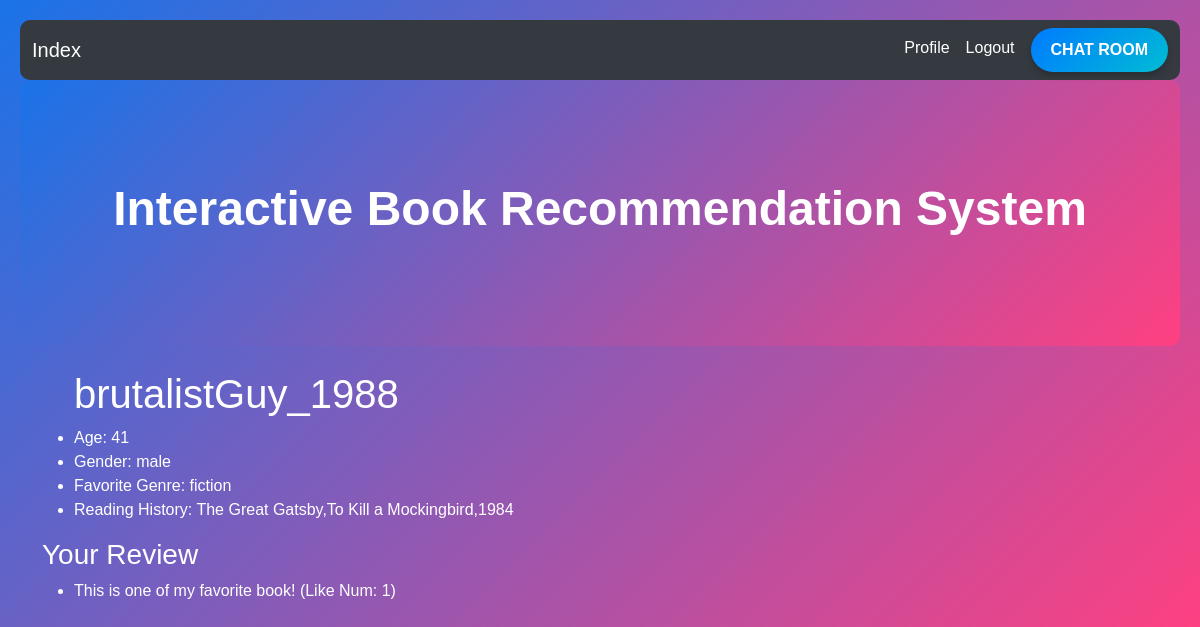
Screenshot of /profile (signed in) with the database file from the repository.
### tables this page shows
CREATE TABLE users (
    id INTEGER PRIMARY KEY AUTOINCREMENT,
    username TEXT UNIQUE NOT NULL,
    password TEXT NOT NULL,
    gender TEXT,
    age Integer,
    favorite_genre TEXT,
    is_admin INTEGER DEFAULT 0 ,
    read_books TEXT DEFAULT '' 
);

CREATE TABLE reviews (
    id INTEGER PRIMARY KEY AUTOINCREMENT,
    user_id INTEGER,
    book_id INTEGER,
    content TEXT,
    like_count INTEGER DEFAULT 0,
    FOREIGN KEY(user_id) REFERENCES users(id),
    FOREIGN KEY(book_id) REFERENCES books(id)
);

### app.py (the view)
@app.route('/profile')
def profile():
    if 'user_id' not in session:
        return redirect(url_for('login'))
    user_id = session['user_id']
    conn = get_db_connection()
    user = conn.execute('SELECT * FROM users WHERE id = ?', (user_id,)).fetchone()
    reviews = conn.execute('SELECT * FROM reviews WHERE user_id = ?', (user_id,)).fetchall()
    conn.close()
    return render_template('profile.html', user=user, reviews=reviews)

### app.py (called while the page is built)
def get_db_connection():
    conn = sqlite3.connect('database.db')
    conn.row_factory = sqlite3.Row
    return conn

### templates/profile.html
{% extends "layout.html" %}
{% block content %}
<ul>
    <h1>{{ user.username }}</h1>
    <li>Age: {{ user.age }}</li>
    <li>Gender: {{ user.gender }}</li>
    <li>Favorite Genre: {{ user.favorite_genre }}</li>
    <li>Reading History: {{ user.read_books }}</li>
</ul>
<h3>Your Review</h3>
<ul>
    {% for review in reviews %}
    <li>{{ review.content }} (Like Num: {{ review.like_count }})</li>
    {% endfor %}
</ul>
{% endblock %}

### static/css/style.css (style rules this page uses)
body { font-family: 'Arial', sans-serif; background-color: #f8f9fa; background: linear-gradient(135deg, #1a73e8, #ff4081); color: #fff; padding: 20px; border-radius: 10px; }

### rows the page displays
users: username "brutalistGuy_1988", age "41", gender "male", favorite_genre "fiction", read_books "The Great Gatsby,To Kill a Mockingbird,1984"
reviews: content "This is one of my favorite book!", like_count "1"
